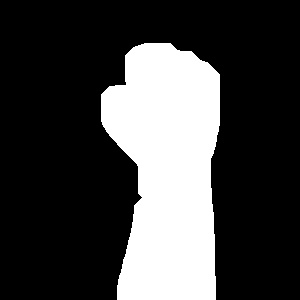
#> input picture preProcessing/DataSet/2018-12-28/image/0.jpg, 300 x 300 px, given in place of the camera
$ python preprocess.py
#> lines starting #> are read from the running program, lines starting #| are printed output that depends on the picture
### preProcessing/getTarget.py
# -*- coding: utf-8 -*-
import numpy as np
import imutils
import argparse
import cv2
from skimage.measure import label
from collectData import saveData

def maskLabel(frame, area, args):
    '''
    use mask to get the target
    '''
    lower_label = np.array(args.lower_label)
    upper_label = np.array(args.upper_label)
    targetMask = cv2.inRange(frame, lower_label, upper_label)
    frame = cv2.bitwise_and(frame, frame, mask = targetMask)
    frame = cv2.cvtColor(frame, cv2.COLOR_BGR2GRAY)
    _,frame = cv2.threshold(frame,2,255,cv2.THRESH_BINARY)
    kernel = np.ones((8,8) ,np.uint8)
    erosion = cv2.erode(area, kernel, iterations = 3)
    frame = cv2.bitwise_and(frame, erosion)
    frame = largestConnectComponent(frame)

    return frame

def maskTarget(frame, area, args):
    '''
    use mask to get the target
    '''
    lower_skin = np.array(args.lower_skin)
    upper_skin = np.array(args.upper_skin)
    frame = cv2.cvtColor(frame, cv2.COLOR_BGR2HSV)
    targetMask = cv2.inRange(frame, lower_skin, upper_skin)
    frame = cv2.bitwise_and(frame, frame, mask = targetMask)
    frame = cv2.cvtColor(frame, cv2.COLOR_BGR2GRAY)
    _,frame = cv2.threshold(frame,2,255,cv2.THRESH_BINARY)
    kernel1 = np.ones((8,8) ,np.uint8)
    kernel2 = np.ones((5,5) ,np.uint8)
    erosion = cv2.erode(area, kernel1, iterations = 3)
    frame = cv2.bitwise_and(frame, erosion)
    frame = largestConnectComponent(frame)
    frame = cv2.dilate(frame, kernel2, iterations = 3)
    frame[np.where(frame==255)]=1
    frame[np.where(frame==0)]=255
    frame[np.where(frame==1)]=0
    frame = cv2.bitwise_and(frame, area)
    # bw_img[np.where(labeled_img==max_label)]=0
    # frame = abs(frame - 255)

    return frame

def findCenter(frame):
    index = np.where(frame==255)
    c_index = 0
    l_index = 0

    if (len(index[0])>0):
        c_index = int(np.sum(index[0])/len(index[0]))
        l_index = int(np.sum(index[1])/len(index[1]))

    return (l_index, c_index)

def largestConnectComponent(frame):
    '''
    compute largest Connect component of an labeled image
    '''
    bw_img = frame.copy()
    labeled_img, num = label(bw_img, neighbors=4, background=0, return_num=True)

    max_label = 0
    max_num = 0
    for i in range(0, num):
        index = np.where(labeled_img==i)
        c_index = index[0][0]
        l_index = index[1][0]
        if (frame[c_index][l_index]) == 255:
            if (np.sum(labeled_img == i) > max_num):
                max_num = np.sum(labeled_img == i)
                max_label = i
    lcc = (labeled_img == max_label)

    # cv2.imshow("images-3", labeled_img)
    bw_img[np.where(labeled_img!=max_label)]=0
    bw_img[np.where(labeled_img==max_label)]=255

    index = np.where(bw_img==255)
    c_index = index[0][0]
    l_index = index[1][0]
    if (frame[c_index][l_index]) == 0:
        bw_img[np.where(labeled_img!=max_label)]=255
        bw_img[np.where(labeled_img==max_label)]=0

    return bw_img

def maskProcess(frame, args):
    '''
    use mask to get the interest area
    '''
    lower_skin = np.array(args.lower_skin)
    upper_skin = np.array(args.upper_skin)
    converted = cv2.cvtColor(frame, cv2.COLOR_BGR2HSV)
    skinMask = cv2.inRange(converted, lower_skin, upper_skin)

    # apply a series of erosions and dilations to the mask
    # using an elliptical kernel
    kernel = cv2.getStructuringElement(cv2.MORPH_ELLIPSE, (args.elliptical, args.elliptical))
    skinMask = cv2.erode(skinMask, kernel, iterations = 2)
    skinMask = cv2.dilate(skinMask, kernel, iterations = 2)

    # blur the mask to help remove noise, then apply the
    # mask to the frame
    skinMask = cv2.GaussianBlur(skinMask, (args.gaussian, args.gaussian), 0)
    skin = cv2.bitwise_and(frame, frame, mask = skinMask)

    # convert to gray-scale image
    gray = cv2.cvtColor(skin, cv2.COLOR_BGR2GRAY)

    # convert to binary image
    _,binary = cv2.threshold(gray,2,255,cv2.THRESH_BINARY)
    dilated = cv2.dilate(binary,kernel)

    largest = largestConnectComponent(dilated)

    target = maskTarget(frame, largest, args)
    label = maskLabel(frame, largest, args)

    # draw the target at the origin frame
    targetCenter = findCenter(label)
    cv2.circle(frame, targetCenter, 5, (0,0,255), -1)

    # show the skin in the image along with the mask
    cv2.imshow("images-1", np.hstack([frame, skin]))
    cv2.imshow("images-2", np.hstack([gray, dilated, largest, target, label]))
    # if the 'q' key is pressed, stop the loop
    key = cv2.waitKey(1)
    if key & 0xFF == ord("q"):
        return False, target
    elif key & 0xFF == ord("c"):
        saveData(target, targetCenter, args.dataPath)

    return True, target

def getTarget(args):
    '''
    get the area of skin and position of target
    '''
    print("camera number:", args.camera)
    # check whether use video, if not, open camera
    if args.camera >= 0:
        camera = cv2.VideoCapture(args.camera)

        # keep looping over the frames in the video
        while True:
            # grab the current frame
            _, frame = camera.read()
#> frame is the input picture: shape (300, 300, 3); min 0, max 255, mean 65.8
            frame = imutils.resize(frame, width = args.width)
#> frame: shape (400, 400, 3)
            minsize = min(frame.shape[0], frame.shape[1])
#> minsize = 400
            frame = frame[0:minsize, 0:minsize, :]
            onprocess, _ = maskProcess(frame, args)
#> in maskProcess, `converted = cv2.cvtColor(frame, cv2.COLOR_BGR2HSV)`: converted: shape (400, 400, 3); mean H, S, V 0, 0, 65.8
#> in maskProcess, `skinMask = cv2.inRange(converted, lower_skin, upper_skin)`: skinMask: shape (400, 400); every value is 0
#> in maskProcess, `skin = cv2.bitwise_and(frame, frame, mask = skinMask)`: skin: shape (400, 400, 3); every value is 0
#> in largestConnectComponent, `labeled_img, num = label(bw_img, neighbors=4, background=0, return_num..`: labeled_img: shape (400, 400) int64; every value is 0
#> in largestConnectComponent, `labeled_img, num = label(bw_img, neighbors=4, background=0, return_num..`: num = 0
#> in largestConnectComponent, `lcc = (labeled_img == max_label)`: lcc: shape (400, 400) bool; every value is 1
#> in largestConnectComponent, `bw_img[np.where(labeled_img==max_label)]=255`: bw_img: shape (400, 400); every value is 255
#> in largestConnectComponent, `index = np.where(bw_img==255)`: index = 160000 positions, rows 0 to 399, columns 0 to 399
#> in largestConnectComponent, `c_index = index[0][0]`: c_index = 0
#> in findCenter, `index = np.where(frame==255)`: index = (empty array, empty array)
#> in maskProcess, `targetCenter = findCenter(label)`: targetCenter = (0, 0)
#> in maskProcess, `cv2.circle(frame, targetCenter, 5, (0,0,255), -1)`:
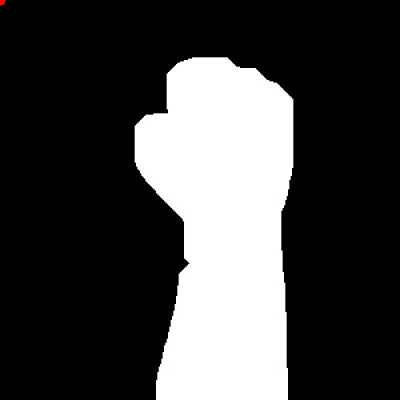
#> frame: shape (400, 400, 3); mean B, G, R 65.8, 65.8, 65.8
#> in maskProcess, `cv2.imshow("images-1", np.hstack([frame, skin]))`:
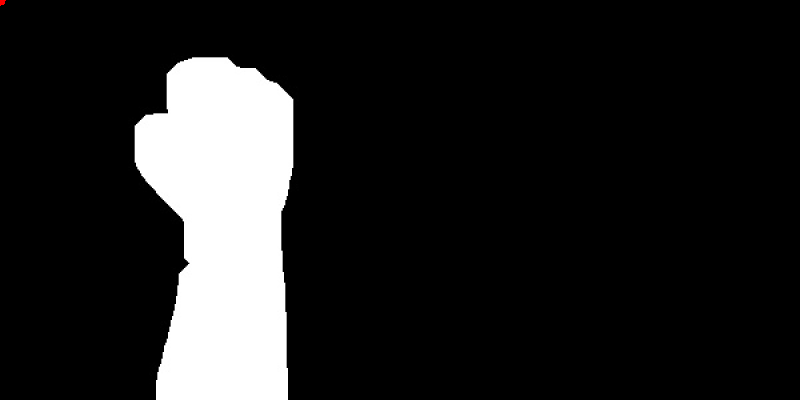
#> window 'images-1': shape (400, 800, 3); mean B, G, R 32.9, 32.9, 32.9
#> (key q is pressed here)
#> onprocess = False
            if not onprocess:
                break

        # cleanup the camera and close any open windows
        camera.release()
        cv2.destroyAllWindows()


### preProcessing/preprocess.py
# -*- coding: utf-8 -*-
import argparse
import numpy as np
from getTarget import getTarget


if __name__ == "__main__":
    print('\nLoading parameters', end=' ---------- ')
    parser = argparse.ArgumentParser()
    parser.add_argument('--camera', type=int, default=1, help='camera number')
    parser.add_argument('--width', type=int, default=400, help='image width')
    parser.add_argument('--elliptical', type=int, default=8, help='elliptical kernel size')
    parser.add_argument('--gaussian', type=int, default=3, help='gaussian kernel size')
    parser.add_argument('--lower_skin', type=list, default=[0, 44, 70], help='lower bound of skin')
    parser.add_argument('--upper_skin', type=list, default=[30, 255, 255], help='upper bound of skin')
    parser.add_argument('--lower_label', type=list, default=[60, 200, 200], help='lower bound of target')
    parser.add_argument('--upper_label', type=list, default=[100, 245, 240], help='upper bound of target')
    parser.add_argument('--dataPath', type=str, default='./', help='Save directory')
    args = parser.parse_args()
    print('Done')

    print('\nProcessing ---------- ')
    getTarget(args)
    print('Done')

    print('\nExit！')

$ run again, on preProcessing/DataSet/2018-12-28/image/11.jpg
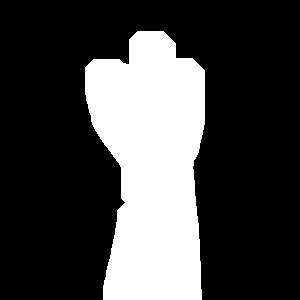
#> input picture preProcessing/DataSet/2018-12-28/image/11.jpg, 300 x 300 px, given in place of the camera
#> in getTarget, frame is the input picture: shape (300, 300, 3); min 0, max 255, mean 68.3
#> converted: shape (400, 400, 3); mean H, S, V 0, 0, 68.3
#> skinMask: shape (400, 400); every value is 0
#> skin: shape (400, 400, 3); every value is 0
#> labeled_img: shape (400, 400) int64; every value is 0
#> num = 0
#> lcc: shape (400, 400) bool; every value is 1
#> bw_img: shape (400, 400); every value is 255
#> in largestConnectComponent, `index = np.where(bw_img==255)`: index = 160000 positions, rows 0 to 399, columns 0 to 399
#> c_index = 0
#> in findCenter, `index = np.where(frame==255)`: index = (empty array, empty array)
#> targetCenter = (0, 0)
#> in maskProcess, `cv2.circle(frame, targetCenter, 5, (0,0,255), -1)`:
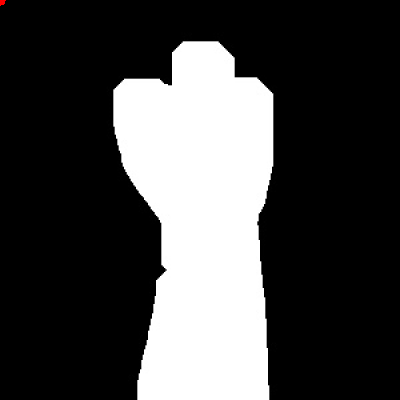
#> frame: shape (400, 400, 3); mean B, G, R 68.3, 68.3, 68.3
#> in maskProcess, `cv2.imshow("images-1", np.hstack([frame, skin]))`:
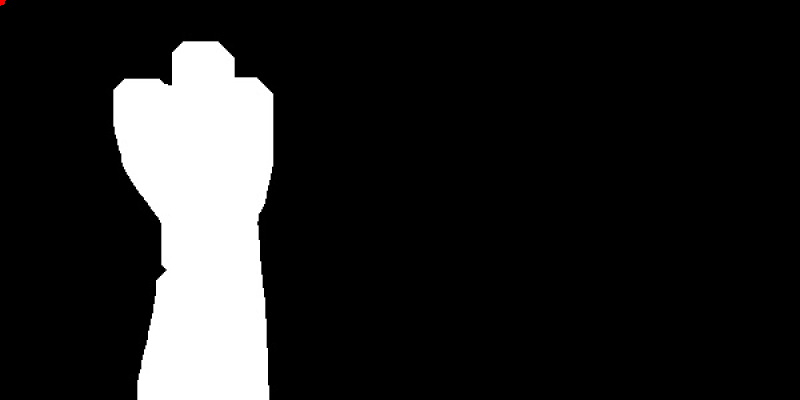
#> window 'images-1': shape (400, 800, 3); mean B, G, R 34.1, 34.1, 34.1
#> onprocess = False
